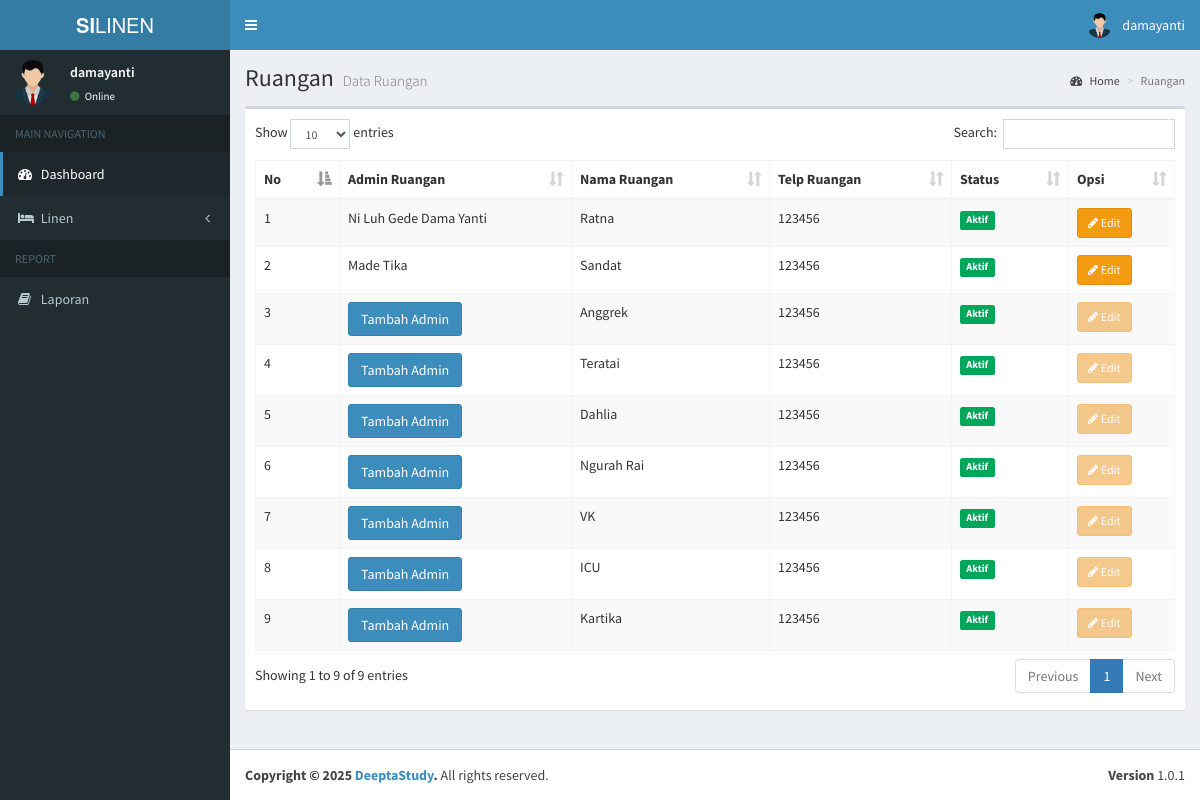
/admin/data_ruangan.php (signed in), run on an earlier commit of the app's database.
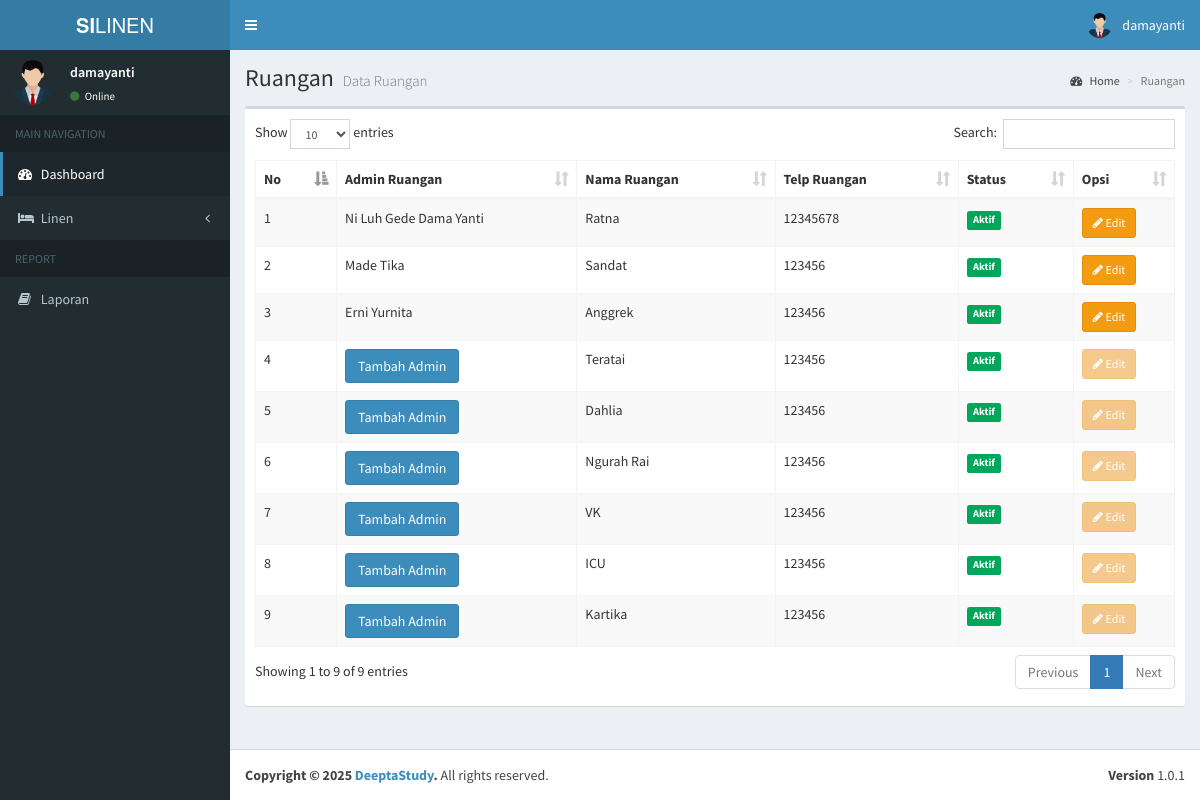
And on a later commit of the database.
### tables this page shows
CREATE TABLE `ruangan` (
  `id` int(11) NOT NULL,
  `id_user` int(11) DEFAULT NULL,
  `nama_ruangan` varchar(199) NOT NULL,
  `telp_ruangan` varchar(15) NOT NULL,
  `status` int(11) NOT NULL
);

CREATE TABLE `users` (
  `id` int(11) NOT NULL,
  `nama` varchar(100) NOT NULL,
  `username` varchar(100) NOT NULL,
  `email` varchar(100) NOT NULL,
  `password` varchar(100) NOT NULL,
  `hak_akses` varchar(25) NOT NULL,
  `status` int(11) NOT NULL,
  `status_ruangan` int(11) DEFAULT NULL
);

### admin/data_ruangan.php (the view, shortened to what this page needs)
<?php
include '../koneksi.php';
$dataQuery = mysqli_query($koneksi, "SELECT r.*, u.nama as nama_admin
                                    FROM ruangan r
                                    LEFT JOIN users u ON r.id_user = u.id");
?>
<section class="content">
    <div class="row">
        <div class="col-xs-12">
            <div class="box">
                <div class="box-body">
                    <table id="example1" class="table table-bordered table-striped">
                        <thead>
                            <tr>
                                <th>No</th>
                                <th>Admin Ruangan</th>
                                <th>Nama Ruangan</th>
                                <th>Telp Ruangan</th>
                                <th>Status</th>
                                <th>Opsi</th>
                            </tr>
                        </thead>
                        <tbody>
                            <?php
                            $no = 1;
                            while ($data = mysqli_fetch_assoc($dataQuery)):
                            ?>
                                <tr>
                                    <td><?= $no++; ?></td>
                                    <td>
                                        <?php if (empty($data['id_user'])): ?>
                                            <a href="tambah_admin_ruangan.php?id=<?= $data['id'] ?>" class="btn btn-primary">
                                                Tambah Admin
                                            <?php else: ?>
                                                <?= htmlspecialchars($data['nama_admin'] ?? 'Admin tidak ditemukan') ?>
                                            <?php endif; ?>
                                    </td>
                                    <td><?= htmlspecialchars($data['nama_ruangan']) ?></td>
                                    <td><?= htmlspecialchars($data['telp_ruangan']) ?></td>
                                    <td>
                                        <span class="label <?= ($data['status'] == 1) ? 'label-success' : 'label-danger' ?>">
                                            <?= ($data['status'] == 1) ? 'Aktif' : 'Nonaktif' ?>
                                        </span>
                                    </td>
                                    <td>
                                        <?php if (!empty($data['id_user'])): ?>
                                            <a href="edit_ruangan.php?id=<?= $data['id'] ?>" class="btn btn-sm btn-warning"><i class="fa fa-pencil"></i> Edit</a>
                                        <?php else: ?>
                                            <button class="btn btn-sm btn-warning" disabled><i class="fa fa-pencil"></i> Edit</button>
                                        <?php endif; ?>
                                    </td>
                                </tr>
                            <?php endwhile; ?>
                        </tbody>
                    </table>
                </div>
            </div>
        </div>
    </div>
</section>
<?php
$content = ob_get_clean();
include __DIR__ . '/../layouts/header.php';
echo $content;
include __DIR__ . '/../layouts/footer.php';
?>

What changed in the data, as far as the page shows it:
changed ruangan "Ratna": telp_ruangan "123456" → "12345678"
changed ruangan "Anggrek": id_user.nama (not shown) → "Erni Yurnita"; no longer shows "Tambah Admin"
